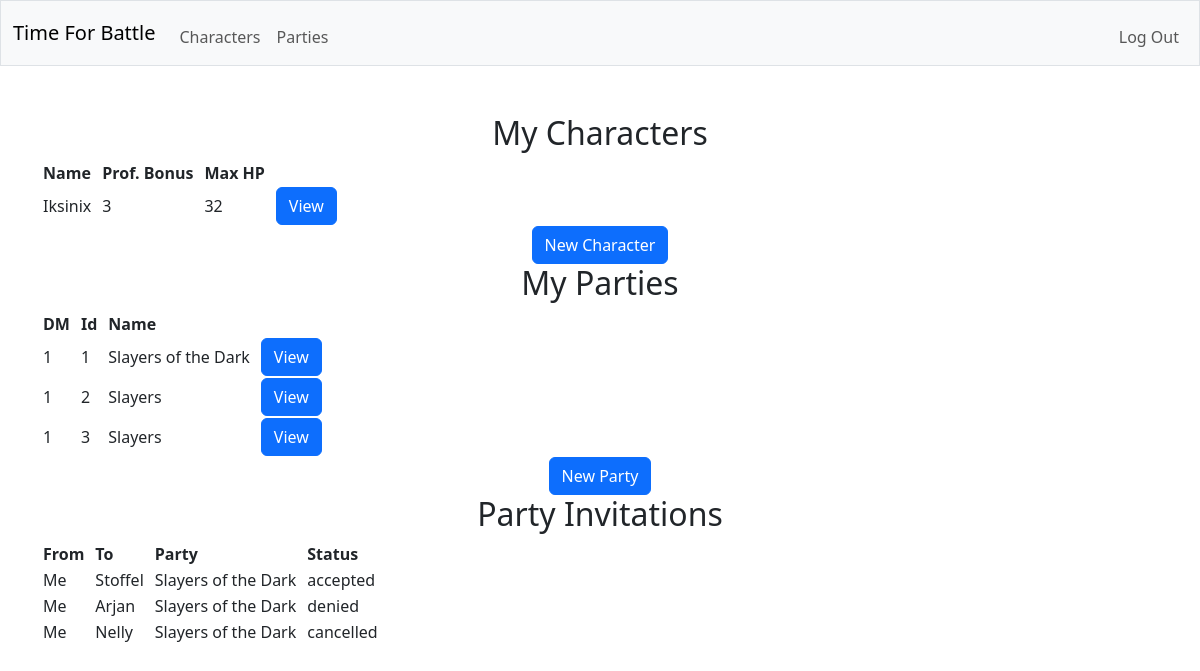
The page / (signed in) on the database its author committed.
### tables this page shows
CREATE TABLE characters (id INTEGER PRIMARY KEY AUTOINCREMENT NOT NULL, user_id INTEGER NOT NULL, name TEXT NOT NULL, max_hitpoints INTEGER NOT NULL, prof_bonus INTEGER NOT NULL, background TEXT NOT NULL, species TEXT NOT NULL, class TEXT NOT NULL, initiative_bonus INTEGER NOT NULL, speed TEXT NOT NULL, size TEXT NOT NULL, FOREIGN KEY (user_id) REFERENCES users(id));

CREATE TABLE parties (id INTEGER PRIMARY KEY AUTOINCREMENT NOT NULL, dm_id INTEGER NOT NULL, name TEXT NOT NULL, FOREIGN KEY (dm_id) REFERENCES users(id));

CREATE TABLE invitations (id INTEGER PRIMARY KEY AUTOINCREMENT NOT NULL, party_id INTEGER NOT NULL, user_id INTEGER NOT NULL, status TEXT NOT NULL, FOREIGN KEY (party_id) REFERENCES parties(id), FOREIGN KEY (user_id) REFERENCES users(id));

CREATE TABLE users (id INTEGER PRIMARY KEY AUTOINCREMENT NOT NULL, username TEXT NOT NULL, hash TEXT NOT NULL);

### app.py (the view)
@app.route("/")
@login_required
def index():
    with sqlite3.connect(database) as conn:
        conn.row_factory = sqlite3.Row
        cur = conn.cursor()
        cur.execute(
            "SELECT * FROM characters WHERE user_id = ?",
            (session["user_id"],)
        )
        characters = [dict(row) for row in cur.fetchall()]
    with sqlite3.connect(database) as conn:
        conn.row_factory = sqlite3.Row
        cur = conn.cursor()
        cur.execute(
            "SELECT DISTINCT parties.id, parties.dm_id, parties.name FROM parties LEFT JOIN players ON parties.id = players.party_id LEFT JOIN characters ON players.character_id = characters.id WHERE parties.dm_id = ? OR characters.user_id = ?",
            (session["user_id"], session["user_id"])
        )
        parties = [dict(row) for row in cur.fetchall()]
    with sqlite3.connect(database) as conn:
        conn.row_factory = sqlite3.Row
        cur = conn.cursor()
        cur.execute(
            "SELECT * FROM invitations JOIN parties ON invitations.party_id = parties.id JOIN users ON parties.dm_id = users.id WHERE user_id = ?",
            (session["user_id"],)
        )
        received_invitations = [dict(row) for row in cur.fetchall()]
    with sqlite3.connect(database) as conn:
        conn.row_factory = sqlite3.Row
        cur = conn.cursor()
        cur.execute(
            "SELECT * FROM invitations JOIN parties ON invitations.party_id = parties.id JOIN users ON invitations.user_id = users.id WHERE parties.dm_id = ?",
            (session["user_id"],)
        )
        sent_invitations = [dict(row) for row in cur.fetchall()]
    return render_template("index.html", characters=characters, parties=parties, received_invitations=received_invitations, sent_invitations=sent_invitations)

### helpers.py (called while the page is built)
def login_required(f):
    @wraps(f)
    def decorated_function(*args, **kwargs):
        if session.get("user_id") is None:
            return redirect("/login")
        return f(*args, **kwargs)
    return decorated_function

### templates/index.html (shortened to what this page needs)
{% extends "layout.html" %}
{% block main %}
    <h2>My Characters</h2>
    <table>
        <thead>
            <tr>
                <th>Name</th>
                <th>Prof. Bonus</th>
                <th>Max HP</th>
            </tr>
        </thead>
        <tbody>
            {% for character in characters %}
                <tr>
                    <td>{{ character.name }}</td>
                    <td>{{ character.prof_bonus }}</td>
                    <td>{{ character.max_hitpoints }}</td>
                    <td>
                        <form action="/character/{{ character.id }}" method="get">
                            <button class="btn btn-primary" type="submit">View</button>
                        </form>
                    </td>
                </tr>
            {% endfor %}
        </tbody>
    </table>
    <form action="/character/new/edit" method="get">
        <button class="btn btn-primary" type="submit">New Character</button>
    </form>
    <h2>My Parties</h2>
    <table>
        <thead>
            <tr>
                <th>DM</th>
                <th>Id</th>
                <th>Name</th>
            </tr>
        </thead>
        <tbody>
            {% for party in parties %}
                <tr>
                    <td>{{ party.dm_id }}</td>
                    <td>{{ party.id }}</td>
                    <td>{{ party.name }}</td>
                    <td>
                        <form action="/party/{{ party.id }}" method="get">
                            <button class="btn btn-primary" type="submit">View</button>
                        </form>
                    </td>
                </tr>
            {% endfor %}
        </tbody>
    </table>
    <form action="/party/new/edit" method="get">
        <button class="btn btn-primary" type="submit">New Party</button>
    </form>
    <h2>Party Invitations</h2>
    <table>
        <thead>
            <tr>
                <th>From</th>
                <th>To</th>
                <th>Party</th>
                <th>Status</th>
            </tr>
        </thead>
        <tbody>
            {% for sent_invitation in sent_invitations %}
                <tr>
                    <td>Me</td>
                    <td>{{ sent_invitation.username }}</td>
                    <td>{{ sent_invitation.name }}</td>
                    <td>{{ sent_invitation.status }}</td>
                </tr>
            {% endfor %}
        </tbody>
    </table>
{% endblock %}

### templates/layout.html (shortened to what this page needs)
<!DOCTYPE html>
<html lang="en">
    <head>
        <link href="https://cdn.jsdelivr.net/npm/bootstrap@5.3.8/dist/css/bootstrap.min.css" rel="stylesheet">
        <link href="/static/styles.css" rel="stylesheet">
    </head>
    <body>
        <nav class="bg-light border navbar navbar-expand-md navbar-light">
            <div class="container-fluid">
                <a class="navbar-brand" href="/"><span class="red">Time For Battle</span></a>
                <div class="collapse navbar-collapse" id="navbar">
                    {% if session["user_id"] %}
                        <ul class="navbar-nav me-auto mt-2">
                            <li class="nav-item"><a class="nav-link" href="/character_list">Characters</a></li>
                            <li class="nav-item"><a class="nav-link" href="/party_list">Parties</a></li>
                        </ul>
                        <ul class="navbar-nav ms-auto mt-2">
                            <li class="nav-item"><a class="nav-link" href="/logout">Log Out</a></li>
                        </ul>
                    {% else %}
                        <ul class="navbar-nav ms-auto mt-2">
                            <li class="nav-item"><a class="nav-link" href="/register">Register</a></li>
                            <li class="nav-item"><a class="nav-link" href="/login">Log In</a></li>
                        </ul>
                    {% endif %}
                </div>
            </div>
        </nav>
        <main class="container py-5 text-center">
            {% block main %}{% endblock %}
        </main>
    </body>
</html>

### static/styles.css (style rules this page uses)
th, td { text-align: left; padding-right: 10px; }

### rows shown on the page
characters: name "Iksinix", prof_bonus "3", max_hitpoints "32"
parties: dm_id "1", id "1", name "Slayers of the Dark"
parties: dm_id "1", id "2", name "Slayers"
parties: dm_id "1", id "3", name "Slayers"
invitations: username "Stoffel", name "Slayers of the Dark", status "accepted"
invitations: username "Arjan", name "Slayers of the Dark", status "denied"
invitations: username "Nelly", name "Slayers of the Dark", status "cancelled"
